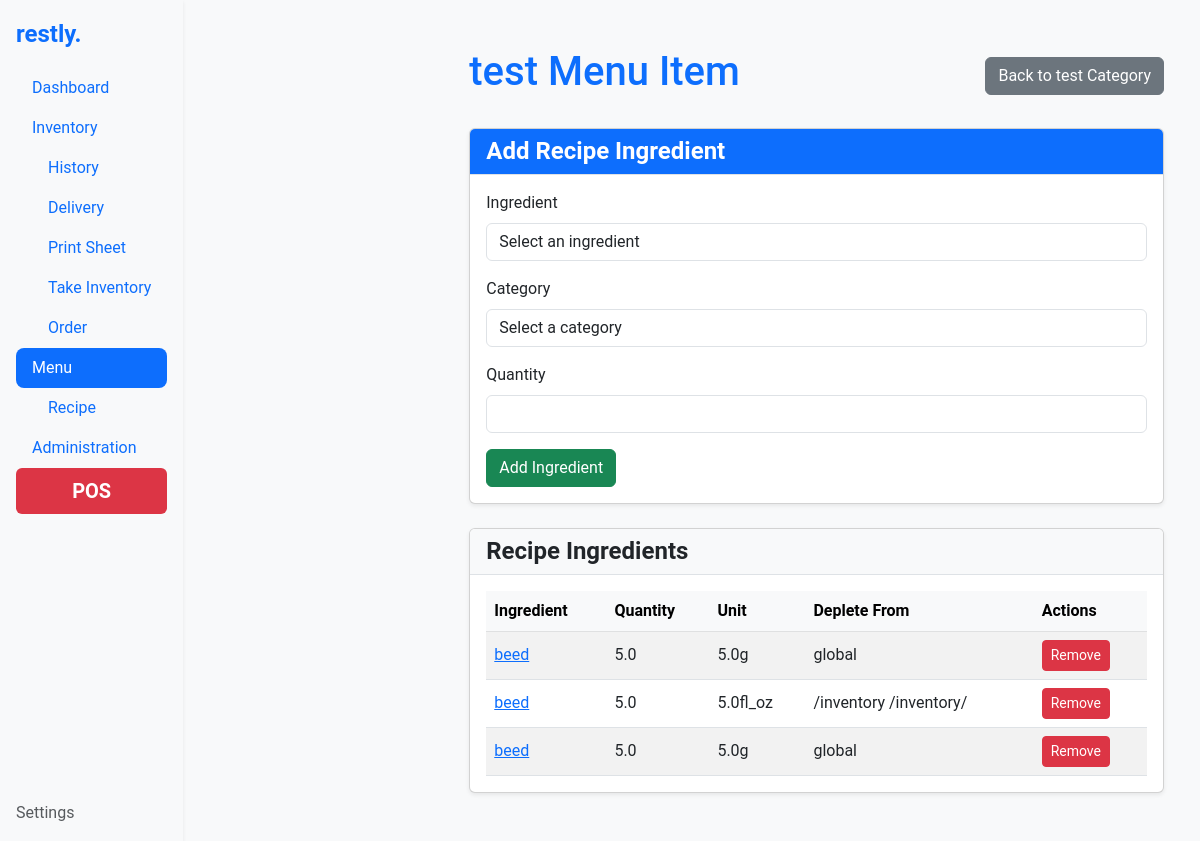
/menu/test/test-test-category/test-test-category-test-menu-item/, run on the app's committed database.
### menu/models.py (models this page shows, shortened)
class MenuItem(models.Model):
    name = models.CharField(max_length=255)
    slug = models.SlugField(max_length=255, unique=True, blank=True)
    category = models.ForeignKey(MenuCategory, on_delete=models.CASCADE, related_name="items")
    description = models.TextField(blank=True, null=True)

class MenuCategory(models.Model):
    name = models.CharField(max_length=255)
    slug = models.SlugField(max_length=255, unique=True, blank=True)
    menu = models.ForeignKey(Menu, on_delete=models.CASCADE, related_name="categories")
    class Meta:
        unique_together = ('name', 'menu')

class RecipeIngredient(models.Model):
    menu_item = models.ForeignKey(MenuItem, related_name="recipe_ingredients", on_delete=models.CASCADE)
    ingredient = models.ForeignKey(Ingredient, on_delete=models.CASCADE)
    quantity = models.FloatField(help_text="Quantity of the ingredient used in the recipe")
    category = models.ForeignKey(Category, on_delete=models.CASCADE, null=True, blank=True, help_text="Category to deplete from")

### inventory/models.py (models this page shows, shortened)
class Ingredient(models.Model):
    UNIT_TYPES = [
        ('g', 'gram'),
        ('ml', 'milliliter'),
        ('pce', 'piece'),
        ('cm', 'centimeter'),
        ('oz', 'ounce'),
        ('fl_oz', 'fluid ounce'),
        ('in', 'inch'),
    ]
    name = models.CharField(max_length=255)
    slug = models.SlugField(max_length=255, unique=True, blank=True)
    quantity = models.FloatField()  # Quantity in stock
    threshold = models.FloatField(default=0)  # Minimum threshold for inventory
    category = models.ForeignKey('Category', on_delete=models.CASCADE)
    unit_type = models.CharField(max_length=10, choices=UNIT_TYPES)
    unit_multiplier = models.FloatField()  # Multiplier for unit type
    unit_cost = models.FloatField()  # Cost per unit
    estimated_usage = models.FloatField(null=True, blank=True)  # Optional, estimated usage per day
    total_cost = models.DecimalField(max_digits=12, decimal_places=2, editable=False)
    history = HistoricalRecords()
    order = models.PositiveIntegerField(default=1)
    change_source = models.CharField(max_length=50, blank=True, null=True)
    class Meta:
        ordering = ['order']
        unique_together = ('name', 'category')

class Category(models.Model):
    name = models.CharField(max_length=100, unique=True, default="global")
    slug = models.SlugField(max_length=100, unique=True, blank=True)
    order = models.PositiveIntegerField(default=1)
    class Meta:
        ordering = ['order']

### menu/views.py (the view, shortened to what this page needs)
# urls.py: path('<str:menu_slug>/<str:category_slug>/<str:menu_item_slug>/', views.menu_item_detail, name='menu_item_detail'),
def menu_item_detail(request, menu_slug, category_slug, menu_item_slug):
    menu = get_object_or_404(Menu, slug=menu_slug)
    category = get_object_or_404(MenuCategory, slug=category_slug, menu=menu)
    menu_item = get_object_or_404(MenuItem, slug=menu_item_slug, category=category)
    recipe_ingredients = menu_item.recipe_ingredients.select_related('ingredient', 'category')
    recipe_ingredient_form = RecipeIngredientForm()
    context = {
        'menu': menu,
        'category': category,
        'menu_item': menu_item,
        'recipe_ingredients': recipe_ingredients,
        'recipe_ingredient_form': recipe_ingredient_form,
    }
    return render(request, 'menu/menu_item_detail.html', context)

### menu/forms.py
class RecipeIngredientForm(forms.ModelForm):
    ingredient_name = forms.ChoiceField(
        label="Ingredient",
        widget=forms.Select(attrs={"class": "form-control"})
    )
    category = forms.ModelChoiceField(
        queryset=Category.objects.none(),
        label="Deplete From Category",
        widget=forms.Select(attrs={"class": "form-control"})
    )
    def __init__(self, *args, **kwargs):
        super().__init__(*args, **kwargs)
        ingredient_names = Ingredient.objects.values_list('name', flat=True).distinct()
        self.fields['ingredient_name'].choices = [(name, name) for name in ingredient_names]
        self.fields['category'].queryset = Category.objects.all()
    class Meta:
        model = RecipeIngredient
        fields = ['ingredient_name', 'quantity', 'category']
        widgets = {
            'quantity': forms.NumberInput(attrs={"class": "form-control", "step": "0.01"}),
        }

### menu/templates/menu/menu_item_detail.html (shortened to what this page needs)
{% extends 'base.html' %}
{% block content %}
<div class="container my-4">
    <div class="d-flex justify-content-between align-items-center mb-4">
        <h1 class="text-primary">{{ menu_item.name }}</h1>
        <a href="{% url 'menu_detail' menu.slug %}" class="btn btn-secondary">
             Back to {{ category.name }}
        </a>
    </div>
    <div class="card shadow-sm mb-4">
        <div class="card-header bg-primary text-white">
            <h2 class="mb-0">Add Recipe Ingredient</h2>
        </div>
        <div class="card-body">
            <form method="post">
                <div class="mb-3">
                    <label for="id_ingredient_name" class="form-label">Ingredient</label>
                    <select id="id_ingredient_name" name="ingredient_name" class="form-control">
                        <option value="">Select an ingredient</option>
                    </select>
                </div>
                <div class="mb-3">
                    <label for="id_category" class="form-label">Category</label>
                    <select id="id_category" name="category" class="form-control">
                        <option value="">Select a category</option>
                    </select>
                </div>
                <div class="mb-3">
                    <label for="id_quantity" class="form-label">Quantity</label>
                    <input type="number" id="id_quantity" name="quantity" class="form-control" step="0.01">
                </div>
                <button type="submit" name="add_ingredient" class="btn btn-success">
                     Add Ingredient
                </button>
            </form>
        </div>
    </div>
    <div class="card shadow-sm">
        <div class="card-header bg-light">
            <h2 class="mb-0">Recipe Ingredients</h2>
        </div>
        <div class="card-body">
            {% if recipe_ingredients %}
            <table class="table table-striped">
                <thead class="table-light">
                    <tr>
                        <th>Ingredient</th>
                        <th>Quantity</th>
                        <th>Unit</th>
                        <th>Deplete From</th>
                        <th>Actions</th>
                    </tr>
                </thead>
                <tbody>
                    {% for recipe_ingredient in recipe_ingredients %}
                    <tr>
                        <td>
                            <a href="{% url 'ingredient_details' recipe_ingredient.category.slug recipe_ingredient.ingredient.slug %}">
                                {{ recipe_ingredient.ingredient.name }}
                            </a>
                        </td>
                        <td>{{ recipe_ingredient.quantity }}</td>
                        <td>{{ recipe_ingredient.ingredient.unit_multiplier }}{{ recipe_ingredient.ingredient.unit_type }}</td>
                        <td>{{ recipe_ingredient.category.name }}</td>
                        <td>
                            <form method="post" style="display:inline;">
                                <button type="submit" name="remove_ingredient" class="btn btn-danger btn-sm">
                                     Remove
                                </button>
                            </form>
                        </td>
                    </tr>
                    {% endfor %}
                </tbody>
            </table>
            {% else %}
            <p class="text-muted">No ingredients added to this recipe.</p>
            {% endif %}
        </div>
    </div>
</div>
{% endblock %}

### templates/styles.css (style rules this page uses)
body { font-family: 'Roboto', sans-serif; background-color: #f8f9fa; }
.table th, .table td { vertical-align: middle; }
.table { margin-bottom: 0; }
.card-header { background-color: #f8f9fa; border-bottom: 1px solid #dee2e6; }
.card-header h2 { font-size: 1.25rem; }
.card-header h2 { font-size: 1.25rem; font-weight: bold; }
.container { max-width: 960px; }
.card-header h2 { font-size: 1.5rem; font-weight: bold; }

### data on the page
MenuItem: name "test Menu Item"
MenuCategory: name "test Category"
RecipeIngredient: ingredient.name "beed", quantity "5.0", ingredient.unit_multiplier "5.0", ingredient.unit_type "g", category.name "global"
RecipeIngredient: ingredient.name "beed", quantity "5.0", ingredient.unit_multiplier "5.0", ingredient.unit_type "fl_oz", category.name "/inventory /inventory/"
RecipeIngredient: ingredient.name "beed", quantity "5.0", ingredient.unit_multiplier "5.0", ingredient.unit_type "g", category.name "global"
